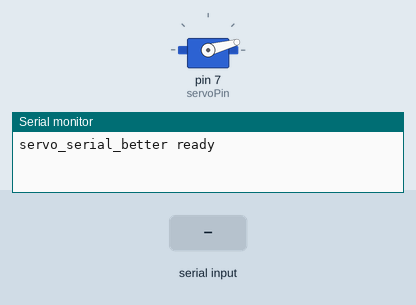
Recording of a sketch running on a simulated Arduino Uno, built with avr-gcc and run on an emulated ATmega328P. Parts: servo, the last lines printed to the serial monitor. Wiring (inferred from the names in the program): servo: signal pin 7. The test bench sets the inputs (shaded band). Servo pulses on a pin are drawn as a servo (544–2400 µs = 0–180°).

Above: at 1.2 s.
1.3 s: "90,45\n" received over Serial
At 2.0 s:
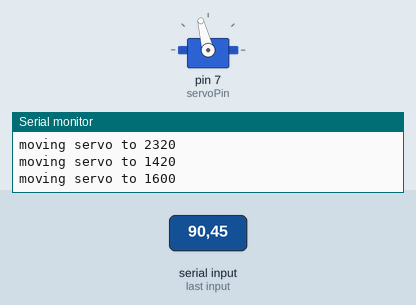
2.8 s: "200\n" received over Serial
At 3.7 s:
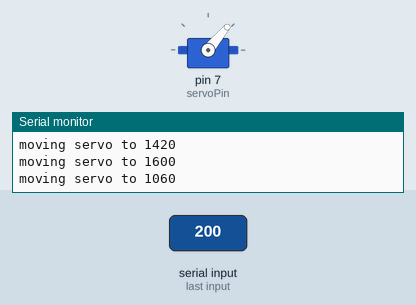
4.3 s: "90\n" received over Serial
At 5.1 s:
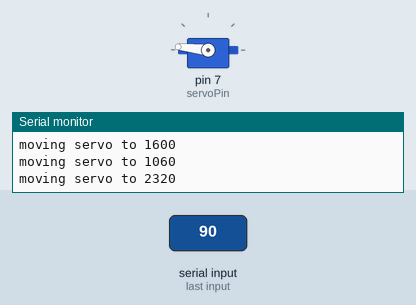
5.8 s: "30,150\n" received over Serial
At 6.2 s:
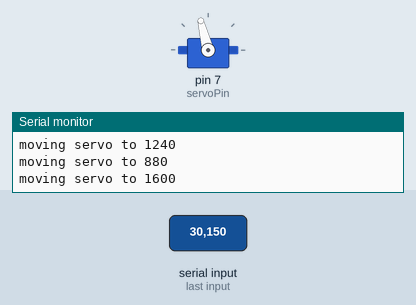
Timing chart, 0 to 8.3 s (numbered marks = the images above; inputs shaded):
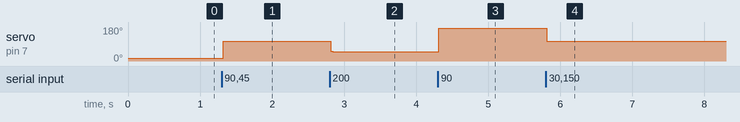

The sketch:

servo_serial_better.pde
```cpp
/*
 * Servo Serial Better
 * -------------------
 *
 *
 * Created 18 October 2006
 * copyleft 2006 Tod E. Kurt <tod@todbot.com>
 * http://todbot.com/
 *
 * adapted from "http://itp.nyu.edu/physcomp/Labs/Servo"
 */

int servoPin = 7;     // Control pin for servo motor

int pulseWidth = 0;    // Amount to pulse the servo
long lastPulse = 0;    // the time in millisecs of the last pulse
int refreshTime = 20;  // the time in millisecs needed in between pulses
int val;               // variable used to store data from serial port

int minPulse = 700;   // minimum pulse width

void setup() {
  pinMode(servoPin, OUTPUT);  // Set servo pin as an output pin
  pulseWidth = minPulse;      // Set the motor position to the minimum
  Serial.begin(9600);         // connect to the serial port
  Serial.println("servo_serial_better ready");
}

void loop() {
  val = Serial.read();      // read the serial port

  // if the stored value is a single-digit number, blink the LED that number
  if (val > '0' && val <= '9' ) {
    val = val - '0';       // convert from character to number
    val = val * (180/9);   // convert from number to degrees
    pulseWidth = (val * 9) + minPulse;  // convert angle to microseconds
    Serial.print("moving servo to ");
    Serial.print(pulseWidth,DEC);
    Serial.println();
  }
  updateServo();   // update servo position
}

// called every loop().
// uses global variables servoPi, pulsewidth, lastPulse, & refreshTime
void updateServo() {
  // pulse the servo again if rhe refresh time (20 ms) have passed:
  if (millis() - lastPulse >= refreshTime) {
    digitalWrite(servoPin, HIGH);   // Turn the motor on
    delayMicroseconds(pulseWidth);  // Length of the pulse sets the motor position
    digitalWrite(servoPin, LOW);    // Turn the motor off
    lastPulse = millis();           // save the time of the last pulse
  }
}
```

Measured:
- after the input at 1.3 s, servo on pin 7 (servoPin): 15° → 104° at once
- after the input at 2.8 s, servo on pin 7 (servoPin): 104° → 50° at once
- after the input at 4.3 s, servo on pin 7 (servoPin): 50° → 174° at once
- after the input at 5.8 s, servo on pin 7 (servoPin): 174° → 104° at once
